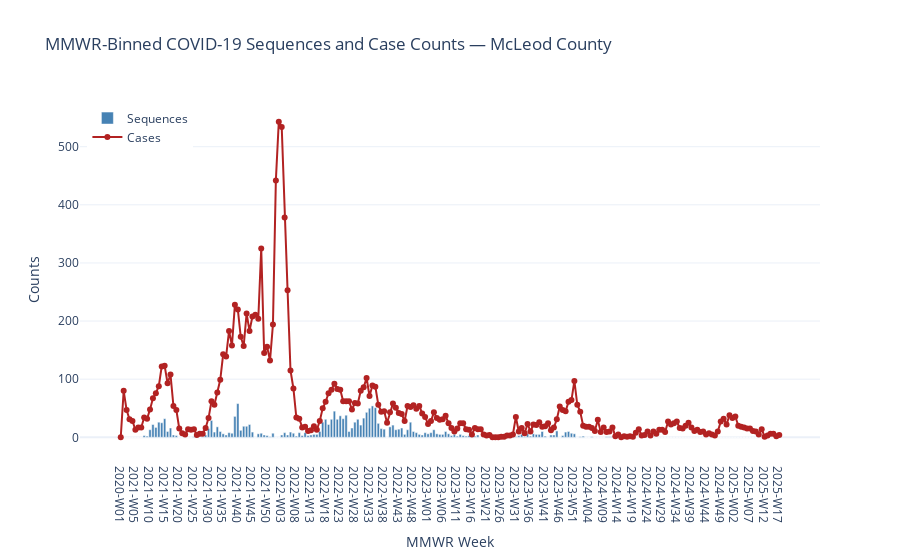

Notebook cell for this chart:
### Code cell
import pandas as pd
import plotly.graph_objects as go

# --- Load merged MMWR-binned data ---
df = pd.read_csv("mmwr_binned_cases_vs_sequences.csv")

# Optional: sort to make sure the timeline is correct
df["sort_date"] = pd.to_datetime(df["mmwr_week"] + "-1", format="%Y-W%W-%w", errors="coerce")
df = df.sort_values("sort_date")

# Prepare labels for interactivity
x_labels = df["mmwr_week"].tolist()

# --- Create interactive figure ---
fig = go.Figure()

# Sequences as bars
fig.add_trace(go.Bar(
    x=x_labels,
    y=df["sequence_count"],
    name="Sequences",
    marker_color="steelblue"
))

# Cases as line
fig.add_trace(go.Scatter(
    x=x_labels,
    y=df["case_count"],
    name="Cases",
    mode="lines+markers",
    marker=dict(color="firebrick"),
    line=dict(color="firebrick")
))

# Layout and formatting
fig.update_layout(
    title="MMWR-Binned COVID-19 Sequences and Case Counts — McLeod County",
    xaxis_title="MMWR Week",
    yaxis_title="Counts",
    hovermode="x unified",
    template="plotly_white",
    barmode="overlay",
    legend=dict(x=0.01, y=0.99)
)

# Display in notebook
fig.show()

# Optionally, save to HTML
fig.write_html("mmwr_interactive_sequence_case_plot.html")

### Figure 1 — Plotly figure (JSON) as saved in the notebook; plotly's stock layout.template omitted (floating-point values rounded to 4 significant figures; data arrays with more than 128 entries replaced by an {"elided": "..."} marker saying what was removed)
{"data": [{"marker": {"color": "steelblue"}, "name": "Sequences", "type": "bar", "x": {"elided": "226 str values"}, "y": {"elided": "226 int values"}}, {"line": {"color": "firebrick"}, "marker": {"color": "firebrick"}, "mode": "lines+markers", "name": "Cases", "type": "scatter", "x": {"elided": "226 str values"}, "y": {"elided": "226 int values"}}], "layout": {"autosize": true, "barmode": "overlay", "hovermode": "x unified", "legend": {"x": 0.01, "y": 0.99}, "title": {"text": "MMWR-Binned COVID-19 Sequences and Case Counts — McLeod County"}, "xaxis": {"autorange": true, "range": [-13.6, 238.6], "title": {"text": "MMWR Week"}, "type": "category"}, "yaxis": {"autorange": true, "range": [-47.54, 590.5], "title": {"text": "Counts"}, "type": "linear"}}}
